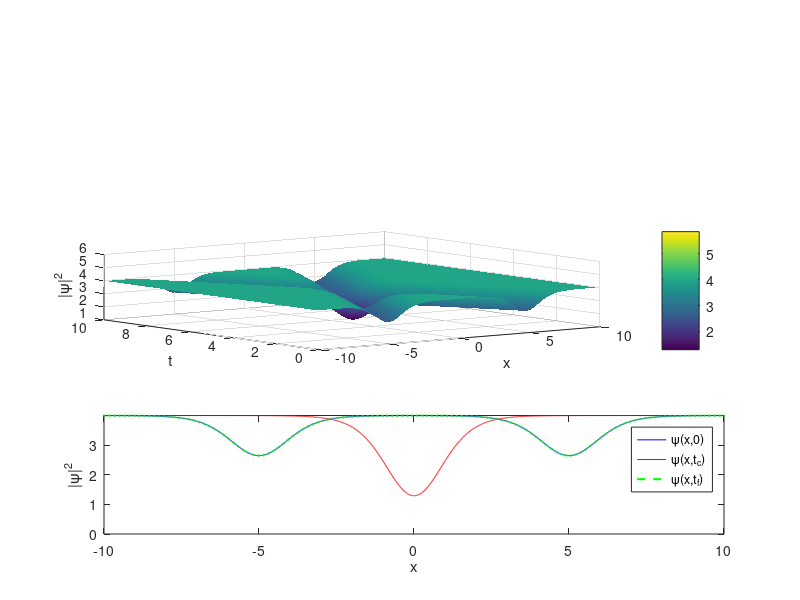

Write the MATLAB code that produced this figure. (Note: this script raises an error after producing the figure.)
% SOLVES THE 1D GPE VIA THE SPLIT-STEP FOURIER METHOD
clear all;clf; %Clear workspace and figure

hbar=1.054e-34; %Physical constants

c=1;
t=0; c1=-c; c2=c; x0=5;
M=1500; Nx=2*M+1;
dx=double(1e-2); x=(-M:1:M)*dx; %Define spatial grid
dk=pi/(M*dx); k=(-M:1:M)*dk; %Define k-space grid; co
dt=double(1e-3); Nt=2*x0/(dt*c2); %Define time step and number
V=-1; %Define potential

Nframe=100; %Data saved every Nframe steps
spacetime1=[]; spacetime2=[]; psi1_col=[]; psi2_col=[]; %Initialization

%Initial wavefunction
phi1=0; phi2=pi/2;
mu1_1=(3*c1^2+2*sqrt(3*c1^2+4)-4)/sqrt((3*c1^2+4)^(3/2)+18*c1^2-8);
mu2_1=3*c1*sqrt(4-c1^2)/sqrt((3*c1^2+4)^(3/2)+18*c1^2-8);
mu_1=3*(c1^2-4)*(sqrt(3*c1^2+4)-2)/((sqrt(3*c1^2+4)+4)*(3*c1^2+2*sqrt(3*c1^2+4)-4));
psi_1 = ((1i*mu1_1+mu2_1.*tanh(0.5.*sqrt(4-c1^2).*(x-x0-c1*t)))./sqrt(mu_1*tanh(0.5.*sqrt(4-c1^2).*(x-x0-c1*t)).^2+1))*exp(1i*phi1);

mu1_2=(3*c2^2+2*sqrt(3*c2^2+4)-4)/sqrt((3*c2^2+4)^(3/2)+18*c2^2-8);
mu2_2=3*c2*sqrt(4-c2^2)/sqrt((3*c2^2+4)^(3/2)+18*c2^2-8);
mu_2=3*(c2^2-4)*(sqrt(3*c2^2+4)-2)/((sqrt(3*c2^2+4)+4)*(3*c2^2+2*sqrt(3*c2^2+4)-4));
psi_2 = ((1i*mu1_2+mu2_2.*tanh(0.5.*sqrt(4-c2^2).*(x+x0-c2*t)))./sqrt(mu_2*tanh(0.5.*sqrt(4-c2^2).*(x+x0-c2*t)).^2+1))*exp(1i*phi2);

psi_0=abs(psi_1).^2+abs(psi_2).^2+2.*abs(psi_1).*abs(psi_2).*cos(phi2-phi1);

for itime=1:Nt %Time-stepping with split-step Fourier method
psi1 = ((1i*mu1_1+mu2_1.*tanh(0.5.*sqrt(4-c1^2).*(x-x0-c1*t)))./sqrt(mu_1*tanh(0.5.*sqrt(4-c1^2).*(x-x0-c1*t)).^2+1))*exp(1i*phi1);
psi1=psi1.*exp(-0.5*1i*dt*(V-abs(psi1).^4));
psi1_k=fftshift(fft(psi1)/Nx);
psi1_k=psi1_k.*exp(-0.5*dt*1i*k.^2);
psi1=ifft(ifftshift(psi1_k))*Nx;
psi1=psi1.*exp(-0.5*1i*dt*(V-abs(psi1).^4));
if mod(itime,Nt/Nframe) == 0 %Save wavefunction every Nframe steps
    spacetime1=vertcat(spacetime1,psi1); t
end
if (mod(itime,Nt/2) == 0) && (itime < Nt) 
    psi1_col=psi1;
end
t=t+dt;
end
t=0;
for itime=1:Nt %Time-stepping with split-step Fourier method
psi2=((1i*mu1_2+mu2_2.*tanh(0.5.*sqrt(4-c2^2).*(x+x0-c2*t)))./sqrt(mu_2*tanh(0.5.*sqrt(4-c2^2).*(x+x0-c2*t)).^2+1))*exp(1i*phi2);
psi2=psi2.*exp(-0.5*1i*dt*(V-abs(psi2).^4));
psi2_k=fftshift(fft(psi2)/Nx);
psi2_k=psi2_k.*exp(-0.5*dt*1i*k.^2);
psi2=ifft(ifftshift(psi2_k))*Nx;
psi2=psi2.*exp(-0.5*1i*dt*(V-abs(psi2).^4));
if mod(itime,Nt/Nframe) == 0 %Save wavefunction every Nframe steps
    spacetime2=vertcat(spacetime2,psi2); t
end
if (mod(itime,Nt/2) == 0) && (itime < Nt) 
    psi2_col=psi2;
end
t=t+dt;
end
% Gráficas
psi=abs(psi1).^2+abs(psi2).^2+2.*abs(psi1).*abs(psi2).*cos(phi2-phi1);
psi_col=abs(psi1_col).^2+abs(psi2_col).^2+2.*abs(psi1_col).*abs(psi2_col).*cos(phi2-phi1);
spacetime=abs(spacetime1).^2+abs(spacetime2).^2+2.*abs(spacetime1).*abs(spacetime2).*cos(phi2-phi1);
figure(1)
subplot(3,1,3)
plot(x,psi_0,'b',x,psi_col,'r',x,psi,'g--','LineWidth',1.5);
legend('\psi(x,0)','\psi(x,t_c)','\psi(x,t_f)');xlabel('x');ylabel('|\psi|^2');
ylim([0 max([max(psi_0),0.1])])
xlim([-10 10])
subplot(3,1,2)
dt_large=dt*double(Nt/Nframe);
surf(x,dt_large*(1:1:Nframe),spacetime); shading interp; colorbar;
xlabel('x'); ylabel('t'); zlabel('|\psi|^2')
xlim([-10 10])
clim([0 max([max(psi_0),0.1])])
subplot(3,1,1)
pcolor(x,dt_large*(1:1:Nframe),spacetime); shading interp; colorbar;
xlabel('x'); ylabel('t');
xlim([-10,10])
clim([0 max([max(psi_0),0.1])])
